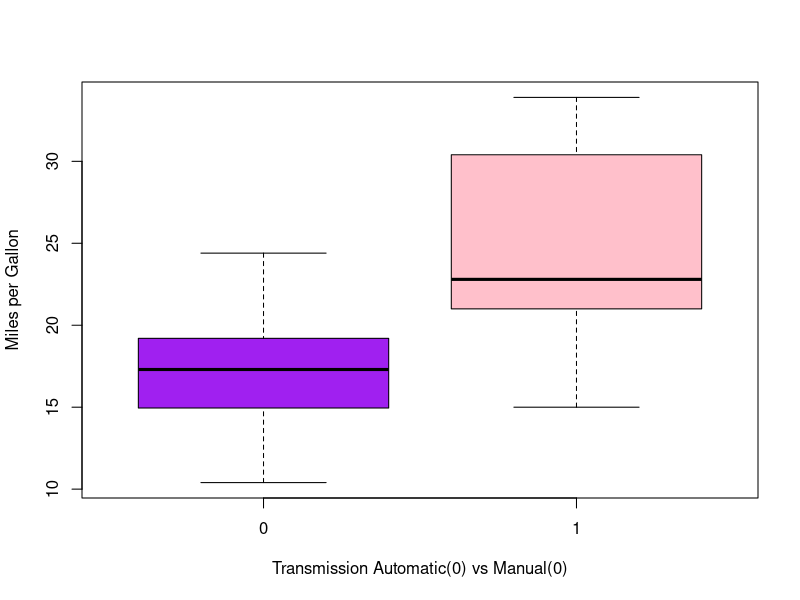
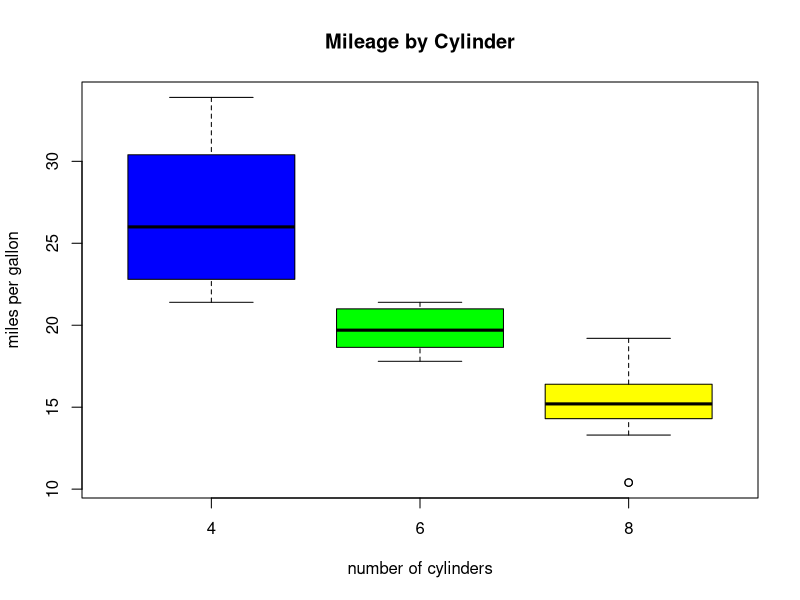
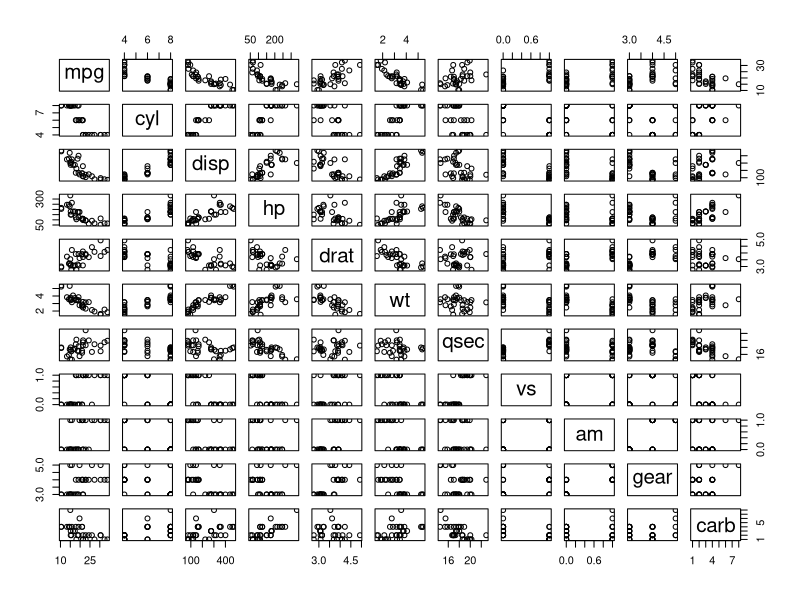

Write R code to recreate these figures, in order.
## ---- chunk 1
head(mtcars)
str(mtcars)
## ---- chunk 2
summary(mtcars$mpg)
## ---- chunk 3
aggregate(data=mtcars,mpg~am,mean)
## ---- chunk 4
fit<-lm(data=mtcars,mpg~am)
summary(fit)
## ---- chunk 5
fit2<-lm(data=mtcars,mpg~am+cyl)
fit3<-lm(data=mtcars,mpg~am+cyl+disp+hp)
fit4<-lm(data=mtcars,mpg~am+cyl+disp+hp+drat+wt)
fit5<-lm(data=mtcars,mpg~.)
anova(fit2,fit3,fit4,fit5)
## ---- chunk 6
summary(fit4)
## ---- chunk 7
boxplot(mpg ~ am,data=mtcars,col=c('purple','pink'),xlab="Transmission Automatic(0) vs Manual(0)",ylab="Miles per Gallon")
boxplot(mpg ~cyl, data=mtcars, col=(c("blue", "green", "yellow")), ylab="miles per gallon", xlab="number of cylinders", main="Mileage by Cylinder")
## ---- chunk 8
pairs(mpg~.,data=mtcars)
